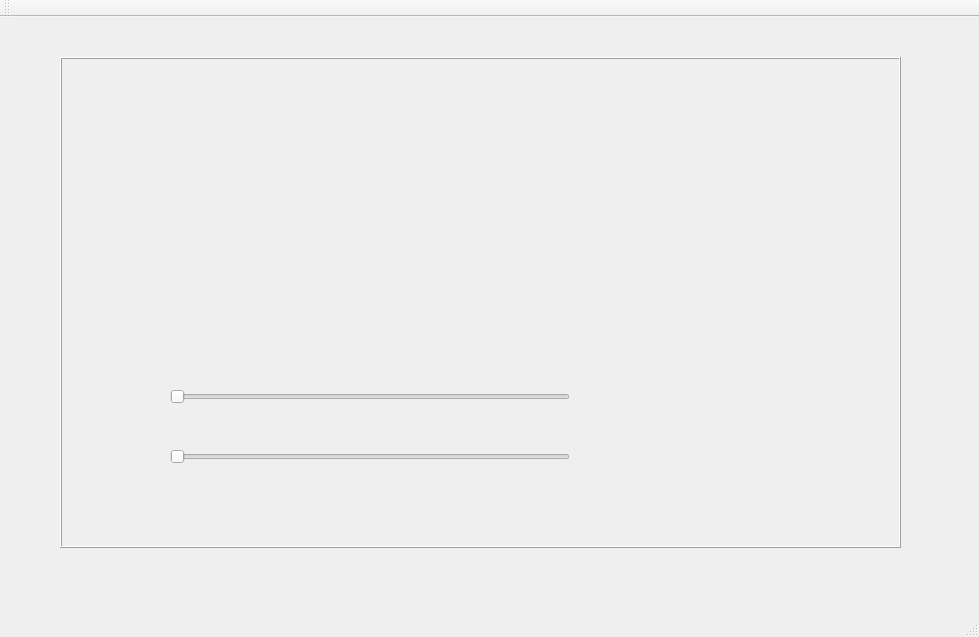
<?xml version="1.0" encoding="UTF-8"?>
<ui version="4.0">
 <class>DrawLineCircle</class>
 <widget class="QMainWindow" name="DrawLineCircle">
  <property name="geometry">
   <rect>
    <x>0</x>
    <y>0</y>
    <width>979</width>
    <height>637</height>
   </rect>
  </property>
  <property name="windowTitle">
   <string>DrawLineCircle</string>
  </property>
  <widget class="QWidget" name="centralWidget">
   <widget class="IrFrame" name="id_ir_frame">
    <property name="geometry">
     <rect>
      <x>60</x>
      <y>40</y>
      <width>841</width>
      <height>491</height>
     </rect>
    </property>
    <property name="frameShape">
     <enum>QFrame::Box</enum>
    </property>
    <property name="frameShadow">
     <enum>QFrame::Raised</enum>
    </property>
    <widget class="IrSlider" name="id_ir_slider">
     <property name="geometry">
      <rect>
       <x>110</x>
       <y>330</y>
       <width>400</width>
       <height>20</height>
      </rect>
     </property>
     <property name="maximum">
      <number>100</number>
     </property>
     <property name="sliderPosition">
      <number>0</number>
     </property>
     <property name="orientation">
      <enum>Qt::Horizontal</enum>
     </property>
    </widget>
    <widget class="QSlider" name="id_slider">
     <property name="geometry">
      <rect>
       <x>110</x>
       <y>390</y>
       <width>400</width>
       <height>20</height>
      </rect>
     </property>
     <property name="orientation">
      <enum>Qt::Horizontal</enum>
     </property>
    </widget>
   </widget>
  </widget>
  <widget class="QMenuBar" name="menuBar">
   <property name="geometry">
    <rect>
     <x>0</x>
     <y>0</y>
     <width>979</width>
     <height>23</height>
    </rect>
   </property>
  </widget>
  <widget class="QToolBar" name="mainToolBar">
   <attribute name="toolBarArea">
    <enum>TopToolBarArea</enum>
   </attribute>
   <attribute name="toolBarBreak">
    <bool>false</bool>
   </attribute>
  </widget>
  <widget class="QStatusBar" name="statusBar"/>
 </widget>
 <layoutdefault spacing="6" margin="11"/>
 <customwidgets>
  <customwidget>
   <class>IrFrame</class>
   <extends>QFrame</extends>
   <header>irframe.h</header>
   <container>1</container>
  </customwidget>
  <customwidget>
   <class>IrSlider</class>
   <extends>QSlider</extends>
   <header>irslider.h</header>
  </customwidget>
 </customwidgets>
 <resources/>
 <connections/>
</ui>
